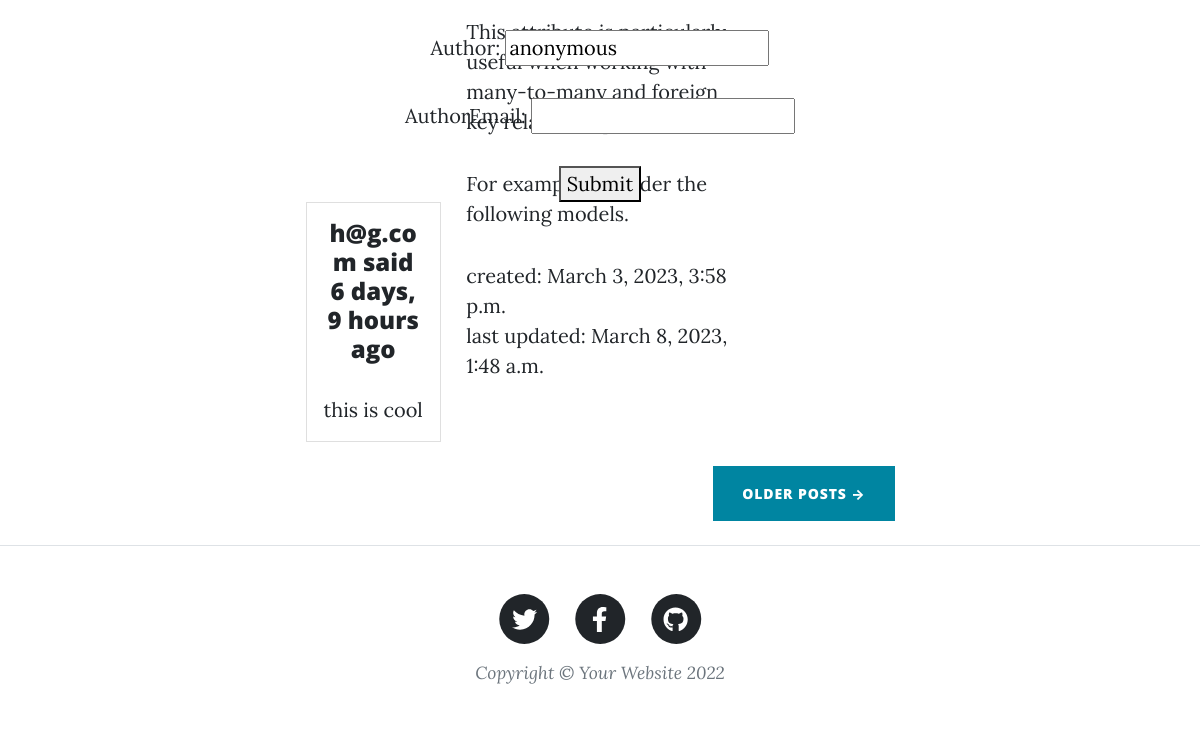
The page /my-first-post/ (lower part) on the database as committed earlier.
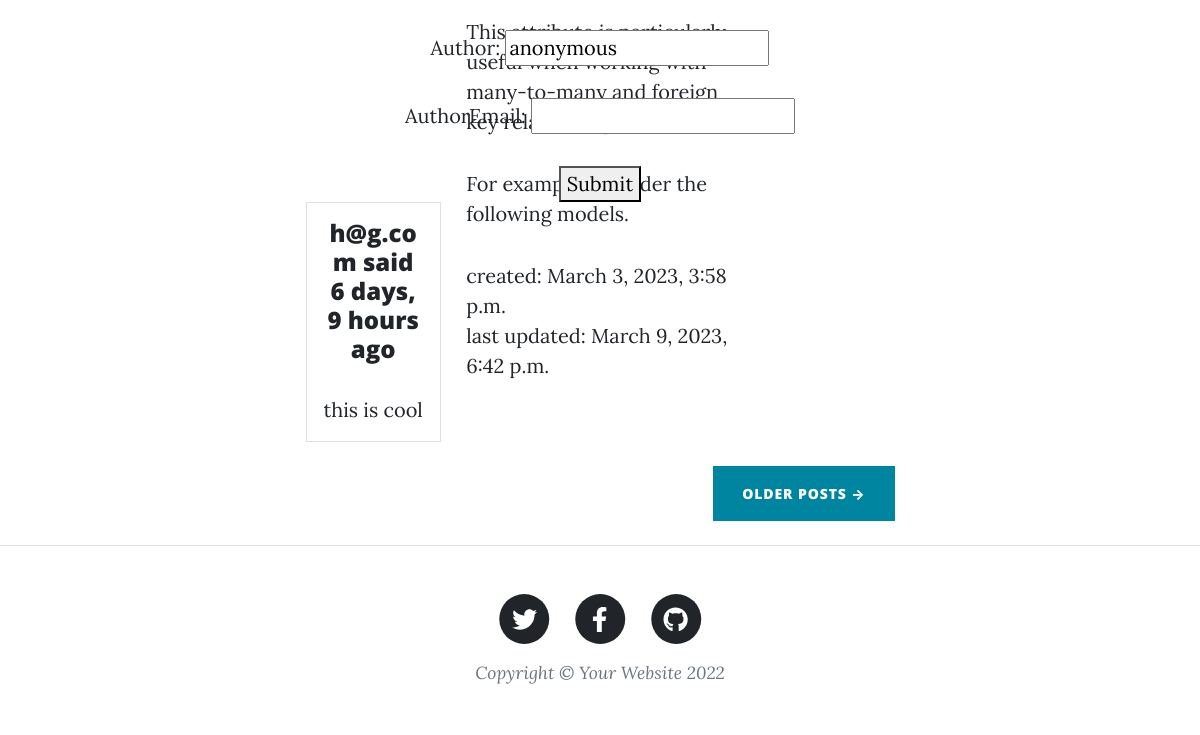
The same page on the database as committed later.
### blog/models.py (models this page shows, shortened)
class Post(models.Model):
    headline=models.CharField(max_length=255)
    slug=models.CharField(max_length=130, unique=True)
    content=models.TextField()
    created_on=models.DateTimeField('date created', auto_now_add=True)
    updated_on=models.DateTimeField(auto_now=True)
    view_count=models.IntegerField(default=0)
    is_active=models.BooleanField(default=True)
    image = models.ImageField(upload_to="images", blank=True, null=True)
    tags = models.ManyToManyField('Tag', through="PostTags")
    class Meta:
        ordering = ['-created_on']

class Comment(models.Model):
    content = models.TextField()
    post = models.ForeignKey(Post, on_delete=models.CASCADE)
    author = models.CharField(default='anonymous', max_length = 100)
    authorEmail = models.EmailField(null=True, max_length = 250)
    created_on = models.DateTimeField(auto_now_add=True)
    is_active=models.BooleanField(default=True)
    class Meta:
        ordering = ['created_on']

### blog/views.py (the view, shortened to what this page needs)
# urls.py: path('<slug:slug>/', views.showPostDetail.as_view(), name='detail'),
class showPostDetail(generic.DetailView):
    model = Post
    template_name = "blog/detailv2.html"
    def get_context_data(self, **kwargs):
        context = super().get_context_data(**kwargs)
        slug = self.kwargs["slug"]
        form = CommentForm()
        post = get_object_or_404(Post, slug=slug)
        comments = post.comment_set.all()
        context['post'] = post
        context['comments'] = comments
        context['form'] = form
        return context

### blog/forms.py
class CommentForm(forms.ModelForm):
    class Meta:
        model = Comment
        fields = ['content','author', 'authorEmail']

### blog/templates/blog/detailv2.html (shortened to what this page needs)
{% extends "base.html" %}
{% block content %}
<article class="mb-4">
  <div class="container px-4 px-lg-5">
      <div class="row gx-4 gx-lg-5 justify-content-center">
          <div class="col-md-10 col-lg-8 col-xl-7">
            <br/>
            {{post.content | linebreaks}}
            created: {{post.created_on }} <br/>
            last updated: {{post.updated_on }}
          </div>
      </div>
  </div>
</article>
<br/><br/>
<div class="row text-center">
  <form action="" method="post">
      {{ form.as_p }}
      <button type="submit">Submit</button>
  </form>
<br/><br/>
  {% for comment in post.comment_set.all %}
    <div class="col-lg-4 col-md-6 mb-4">
      <div class="card h-100 w-75">
        <div class="card-body">
          <h4 class="card-title">{{comment.author}} said {{comment.created_on |timesince}} ago</h4>
          <p class="card-text">{{comment.content}}</p>
        </div>
      </div>
    </div>
  {% endfor %}
</div>
{% endblock %}

### templates/base.html (shortened to what this page needs)
<!DOCTYPE html>
<html lang="en">
    <head>
        <link href="styles.css" rel="stylesheet" />
    </head>
    <body>
        <div class="container px-4 px-lg-5">
            <div class="row gx-4 gx-lg-5 justify-content-center">
                <div class="col-md-10 col-lg-8 col-xl-7">
                    {% block content %}
                    {% endblock %}
                    <div class="d-flex justify-content-end mb-4"><a class="btn btn-primary text-uppercase" href="#!">Older Posts →</a></div>
                </div>
            </div>
        </div>
        <footer class="border-top">
            <div class="container px-4 px-lg-5">
                <div class="row gx-4 gx-lg-5 justify-content-center">
                    <div class="col-md-10 col-lg-8 col-xl-7">
                        <ul class="list-inline text-center">
                            <li class="list-inline-item">
                                <a href="#!">
                                    <span class="fa-stack fa-lg">
                                        <i class="fas fa-circle fa-stack-2x"></i>
                                        <i class="fab fa-twitter fa-stack-1x fa-inverse"></i>
                                    </span>
                                </a>
                            </li>
                            <li class="list-inline-item">
                                <a href="#!">
                                    <span class="fa-stack fa-lg">
                                        <i class="fas fa-circle fa-stack-2x"></i>
                                        <i class="fab fa-facebook-f fa-stack-1x fa-inverse"></i>
                                    </span>
                                </a>
                            </li>
                            <li class="list-inline-item">
                                <a href="#!">
                                    <span class="fa-stack fa-lg">
                                        <i class="fas fa-circle fa-stack-2x"></i>
                                        <i class="fab fa-github fa-stack-1x fa-inverse"></i>
                                    </span>
                                </a>
                            </li>
                        </ul>
                        <div class="small text-center text-muted fst-italic">Copyright &copy; Your Website 2022</div>
                    </div>
                </div>
            </div>
        </footer>
    </body>
</html>

Rows that differ between the two databases and show on the page:
changed Post "This For example,": updated_on "March 8, 2023, 1:48 a.m." → "March 9, 2023, 6:42 p.m."
